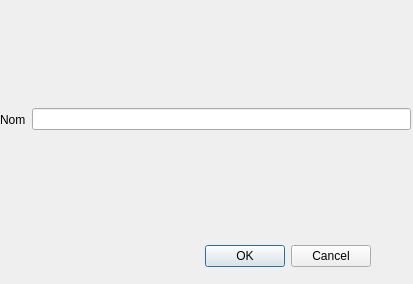
<?xml version="1.0" encoding="UTF-8"?>
<ui version="4.0">
 <class>Dialog</class>
 <widget class="QDialog" name="Dialog">
  <property name="geometry">
   <rect>
    <x>0</x>
    <y>0</y>
    <width>413</width>
    <height>284</height>
   </rect>
  </property>
  <property name="windowTitle">
   <string>Dialog</string>
  </property>
  <widget class="QDialogButtonBox" name="buttonBox">
   <property name="geometry">
    <rect>
     <x>30</x>
     <y>240</y>
     <width>341</width>
     <height>32</height>
    </rect>
   </property>
   <property name="orientation">
    <enum>Qt::Horizontal</enum>
   </property>
   <property name="standardButtons">
    <set>QDialogButtonBox::Cancel|QDialogButtonBox::Ok</set>
   </property>
  </widget>
  <widget class="QWidget" name="horizontalLayoutWidget">
   <property name="geometry">
    <rect>
     <x>0</x>
     <y>-1</y>
     <width>411</width>
     <height>241</height>
    </rect>
   </property>
   <layout class="QHBoxLayout" name="horizontalLayout">
    <item>
     <widget class="QLabel" name="Nom">
      <property name="text">
       <string>Nom</string>
      </property>
     </widget>
    </item>
    <item>
     <widget class="QLineEdit" name="lineNom"/>
    </item>
   </layout>
  </widget>
 </widget>
 <resources/>
 <connections>
  <connection>
   <sender>buttonBox</sender>
   <signal>accepted()</signal>
   <receiver>Dialog</receiver>
   <slot>accept()</slot>
   <hints>
    <hint type="sourcelabel">
     <x>248</x>
     <y>254</y>
    </hint>
    <hint type="destinationlabel">
     <x>157</x>
     <y>274</y>
    </hint>
   </hints>
  </connection>
  <connection>
   <sender>buttonBox</sender>
   <signal>rejected()</signal>
   <receiver>Dialog</receiver>
   <slot>reject()</slot>
   <hints>
    <hint type="sourcelabel">
     <x>316</x>
     <y>260</y>
    </hint>
    <hint type="destinationlabel">
     <x>286</x>
     <y>274</y>
    </hint>
   </hints>
  </connection>
 </connections>
</ui>
